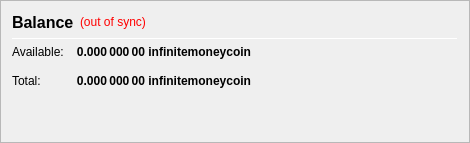
                   <widget class="QFrame" name="frame_CombinedBalances">
                    <property name="minimumSize">
                     <size>
                      <width>470</width>
                      <height>0</height>
                     </size>
                    </property>
                    <property name="frameShape">
                     <enum>QFrame::StyledPanel</enum>
                    </property>
                    <property name="frameShadow">
                     <enum>QFrame::Raised</enum>
                    </property>
                    <layout class="QVBoxLayout" name="verticalLayout_5">
                     <item>
                      <layout class="QHBoxLayout" name="horizontalLayout_5" stretch="0,0,0">
                       <item>
                        <widget class="QLabel" name="label_5z">
                         <property name="minimumSize">
                          <size>
                           <width>0</width>
                           <height>20</height>
                          </size>
                         </property>
                         <property name="font">
                          <font>
                           <pointsize>12</pointsize>
                           <weight>75</weight>
                           <bold>true</bold>
                          </font>
                         </property>
                         <property name="toolTip">
                          <string>Balance (including unconfirmed and immature coins)</string> <!--Combined-->
                         </property>
                         <property name="text">
                          <string>Balance</string> <!--Combined-->
                         </property>
                        </widget>
                       </item>
                       <item>
                        <widget class="QLabel" name="labelWalletStatus">
                         <property name="cursor">
                          <cursorShape>WhatsThisCursor</cursorShape>
                         </property>
                         <property name="toolTip">
                          <string>The displayed information may be out of date. Your wallet automatically synchronizes with the infinitemoneycoin network after a connection is established, but this process has not completed yet.</string>
                         </property>
                         <property name="styleSheet">
                          <string notr="true">QLabel { color: red; }</string>
                         </property>
                         <property name="text">
                          <string notr="true">(out of sync)</string>
                         </property>
                         <property name="alignment">
                          <set>Qt::AlignLeading|Qt::AlignLeft|Qt::AlignVCenter</set>
                         </property>
                        </widget>
                       </item>
                       <item>
                        <spacer name="horizontalSpacer_1">
                         <property name="orientation">
                          <enum>Qt::Horizontal</enum>
                         </property>
                         <property name="sizeHint" stdset="0">
                          <size>
                           <width>40</width>
                           <height>20</height>
                          </size>
                         </property>
                        </spacer>
                       </item>
                      </layout>
                     </item>
                     <item>
                      <widget class="Line" name="line_CombinedBalance">
                       <property name="minimumSize">
                        <size>
                         <width>0</width>
                         <height>1</height>
                        </size>
                       </property>
                       <property name="maximumSize">
                        <size>
                         <width>16777215</width>
                         <height>1</height>
                        </size>
                       </property>
                       <property name="orientation">
                        <enum>Qt::Horizontal</enum>
                       </property>
                      </widget>
                     </item>
                     <item>
                      <layout class="QGridLayout" name="gridLayout_3">
                       <property name="spacing">
                        <number>12</number>
                       </property>
                       <item row="1" column="0">
                        <widget class="QLabel" name="labelBalanceTextz">
                         <property name="text">
                          <string>Available:</string>
                         </property>
                        </widget>
                       </item>
                       <item row="1" column="1">
                        <widget class="QLabel" name="labelBalancez">
                         <property name="font">
                          <font>
                           <weight>75</weight>
                           <bold>true</bold>
                          </font>
                         </property>
                         <property name="cursor">
                          <cursorShape>IBeamCursor</cursorShape>
                         </property>
                         <property name="toolTip">
                          <string>Your current spendable balance</string>
                         </property>
                         <property name="text">
                          <string notr="true">0.000 000 00 infinitemoneycoin</string>
                         </property>
                         <property name="alignment">
                          <set>Qt::AlignRight|Qt::AlignTrailing|Qt::AlignVCenter</set>
                         </property>
                         <property name="textInteractionFlags">
                          <set>Qt::LinksAccessibleByMouse|Qt::TextSelectableByKeyboard|Qt::TextSelectableByMouse</set>
                         </property>
                        </widget>
                       </item>
                       <item row="2" column="0">
                        <widget class="QLabel" name="labelTotalTextz">
                         <property name="text">
                          <string>Total:</string>
                         </property>
                        </widget>
                       </item>
                       <item row="2" column="1">
                        <widget class="QLabel" name="labelTotalz">
                         <property name="font">
                          <font>
                           <weight>75</weight>
                           <bold>true</bold>
                          </font>
                         </property>
                         <property name="cursor">
                          <cursorShape>IBeamCursor</cursorShape>
                         </property>
                         <property name="toolTip">
                          <string>Total Balance, including all unavailable coins.</string>
                         </property>
                         <property name="text">
                          <string notr="true">0.000 000 00 infinitemoneycoin</string>
                         </property>
                         <property name="alignment">
                          <set>Qt::AlignRight|Qt::AlignTrailing|Qt::AlignVCenter</set>
                         </property>
                         <property name="textInteractionFlags">
                          <set>Qt::LinksAccessibleByMouse|Qt::TextSelectableByKeyboard|Qt::TextSelectableByMouse</set>
                         </property>
                        </widget>
                       </item>
                       <item row="2" column="3">
                        <spacer name="horizontalSpacer_2">
                         <property name="orientation">
                          <enum>Qt::Horizontal</enum>
                         </property>
                         <property name="sizeHint" stdset="0">
                          <size>
                           <width>40</width>
                           <height>20</height>
                          </size>
                         </property>
                        </spacer>
                       </item>
                      </layout>
                     </item>
                     <item>
                      <spacer name="verticalSpacer_1">
                       <property name="orientation">
                        <enum>Qt::Vertical</enum>
                       </property>
                       <property name="sizeHint" stdset="0">
                        <size>
                         <width>20</width>
                         <height>40</height>
                        </size>
                       </property>
                      </spacer>
                     </item>
                    </layout>
                   </widget>
